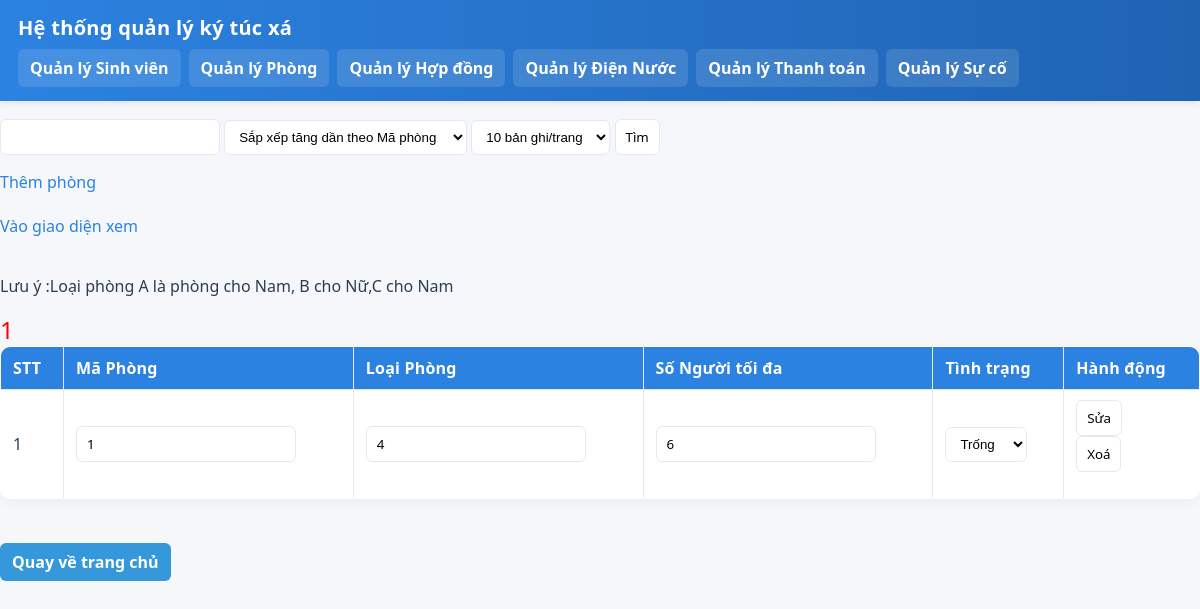
Screenshot of /phong/edit.php with the database file from the repository.
### tables this page shows
CREATE TABLE `phong` (
  `MaPhong` varchar(20) NOT NULL,
  `LoaiPhong` varchar(50) DEFAULT NULL,
  `SoNguoiToiDa` int(11) DEFAULT NULL,
  `TinhTrang` varchar(50) DEFAULT NULL
);

### phong/edit.php (the view, shortened to what this page needs)
<?php include "../menu.php"; ?>
<html>
	<head>
	</head>
	<body>
		<form method = 'GET'>
			<input type = text name = 'q'>
			<select name = 'order'>
				<option value = 'ASC' selected>Sắp xếp tăng dần theo Mã phòng</option>
			</select>
			<select name = 'ppage'>
				<option value = 10 selected>10 bản ghi/trang</option>
			</select>
			<input type = 'submit' name = 'btnSubmit' value = 'Tìm'>
		</form>
        <a href="add.php"> Thêm phòng</a><br><br>
<a href="index.php"> Vào giao diện xem</a><br><br>
<p>Lưu ý :Loại phòng A là phòng cho Nam, B cho Nữ,C cho Nam<p>
<?php
	$con = mysqli_connect("localhost", "root", "", "ktx_management");
	$order = "ORDER BY MaPhong ASC";
	if(isset($_REQUEST['order'])){
    if($_REQUEST['order'] == 'ASC'){
        $order = "ORDER BY MaPhong ASC";
    }else if($_REQUEST['order'] == 'DESC'){
        $order = "ORDER BY MaPhong DESC";
    }
}else{
    $order = "ORDER BY MaPhong ASC";
}
	if(isset($_REQUEST['p'])){
		$p = (int) $_REQUEST['p'];
	}else{
		$p=1;
	}
	if(isset($_REQUEST['ppage'])){
		$ppage = (int) $_REQUEST['ppage'];
	}else{
		$ppage=10;
	}
	$start = $ppage*($p-1);
	$limit = "LIMIT $start, $ppage";
	if(isset($_REQUEST['q'])){
		$q = $_REQUEST['q'];
		$q = str_replace("'","",$q);
	}else{
		$q = "";
	}
$sqlPage="SELECT
MaPhong, LoaiPhong, SoNguoiToiDa, TinhTrang
FROM phong
WHERE MaPhong LIKE '%$q%' OR LoaiPhong LIKE '%$q%'  ";
	$resultPage = mysqli_query($con, $sqlPage);
	$totalPage = ceil(mysqli_num_rows($resultPage)/$ppage);
	for($i=1; $i<=$totalPage; $i++){
		if($i==$p){
		$od = isset($_REQUEST['order'])?$_REQUEST['order']:"";
		echo "<a href = '?q={$q}&&order={$od}&p={$i}&ppage={$ppage}' target = '_self' style = 'color:red; font-size:150%'>$i</a> ";
		}else{
		$od = isset($_REQUEST['order'])?$_REQUEST['order']:"";
		echo "<a href = '?q={$q}&&order={$od}&p={$i}&ppage={$ppage}' target = '_self' style = 'color:blue; text-decoration:none;'>$i</a> ";
		}
	}
$sql="SELECT
MaPhong, LoaiPhong, SoNguoiToiDa, TinhTrang
FROM Phong
WHERE MaPhong LIKE '%$q%' OR LoaiPhong LIKE '%$q%'  $order $limit";
	$result = mysqli_query($con, $sql);
	$i = 1;
	echo "<table border = 1 width = 100%>
	<tr>
		<th>STT</th>
<th>Mã Phòng</th>
<th>Loại Phòng</th>
<th>Số Người tối đa</th>
<th>Tình trạng</th>
		<th>Hành động</th>
	</tr>
	";
	while($row = mysqli_fetch_array($result)){
		echo "<form name = 'frmEdit' action = '' method = 'POST'>
		<tr>
			<td>{$i}</td>
			<td><input type = text value = '{$row[0]}' name = 'MaPhong' readonly></td>
			<td><input type = text value = '{$row[1]}' name = 'LoaiPhong'></td>
            <td><input type=number  value='{$row[2]}' name='SoNguoiToiDa'></td>
       <td>
            <select name='TinhTrang'>
                <option value='Trống' ".($row['TinhTrang']=='Trống'?'selected':'').">Trống</option>
                <option value='Đầy' ".($row['TinhTrang']=='Đầy'?'selected':'').">Đầy</option>
                <option value='Bảo trì' ".($row['TinhTrang']=='Bảo trì'?'selected':'').">Bảo trì</option>
            </select>
        </td>
            <td><input type = submit value = 'Sửa' name = 'sbtEdit'>
			<input type = hidden name = 'p' value = '{$p}'>
			<input type = hidden name = 'ppage' value = '{$ppage}'>
			<input type = hidden name = 'q' value = '{$q}'>
			<input type = hidden name = 'order' value = '{$od}'>
			</form>
			<form action = '' name = 'frmDel' method = 'POST'>
			<input type = hidden name = 'MaPhong' value = '{$row['MaPhong']}'>
			<input type = submit value = 'Xoá' name = 'sbtDel'>
			</form>
			</td>
		</tr>";
		$i++;
	}
    echo "</table>";
?>
<br><br>
<a href="../index.php" style="
    display: inline-block;
    padding: 8px 12px;
    background: #3498db;
    color: white;
    text-decoration: none;
    border-radius: 6px;
    font-weight: bold;
"> Quay về trang chủ</a>
<br><br>
    </body>
</html>

### menu.php (style rules this page uses)
:root { --primary: #2c82e0; --primary-dark: #1f63b3; --accent: #2ecc71; --text: #2c3e50; --muted: #607080; --surface: #ffffff; --border: #e5e8f0; --bg: #f5f7fb; }
* { box-sizing: border-box; }
body { margin: 0; font-family: "Segoe UI", Arial, sans-serif; background: var(--bg); color: var(--text); }
a { color: var(--primary); text-decoration: none; }
table { width: 100%; border-collapse: collapse; background: var(--surface); border: 1px solid var(--border); box-shadow: 0 4px 12px rgba(0,0,0,0.04); border-radius: 10px; overflow: hidden; }
th, td { padding: 10px 12px; border: 1px solid var(--border); text-align: left; }
th { background: var(--primary); color: #fff; letter-spacing: 0.2px; }
input, button { font-family: inherit; }
input, select { padding: 8px 10px; border-radius: 6px; border: 1px solid var(--border); outline: none; background: #fff; }

### rows the page displays
phong: MaPhong "1", LoaiPhong "4", SoNguoiToiDa "6"
